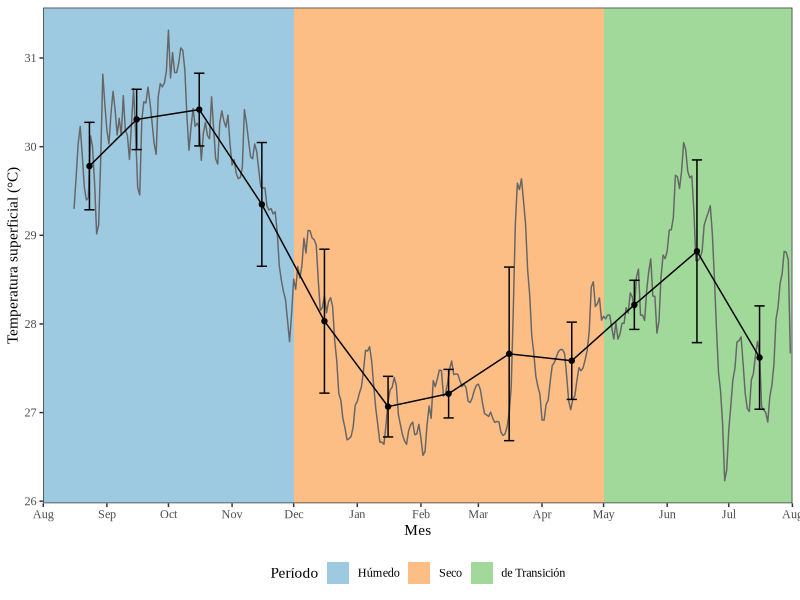
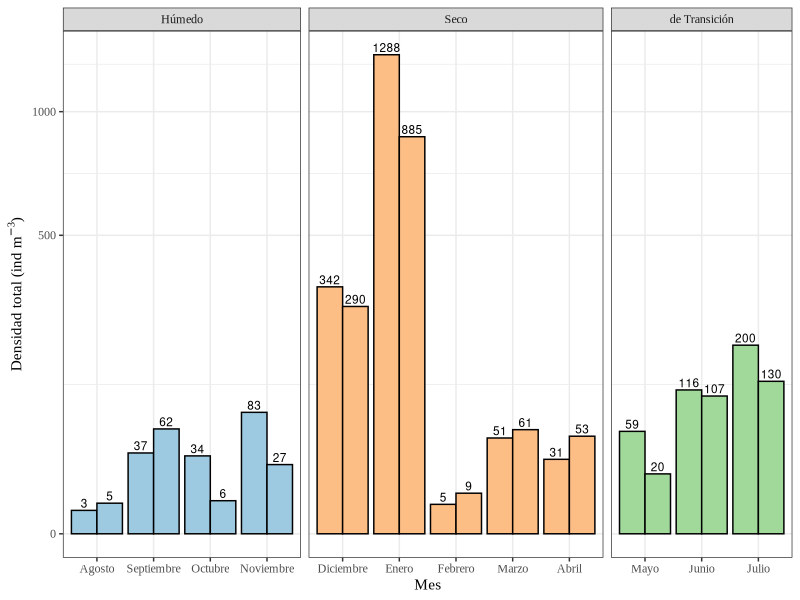
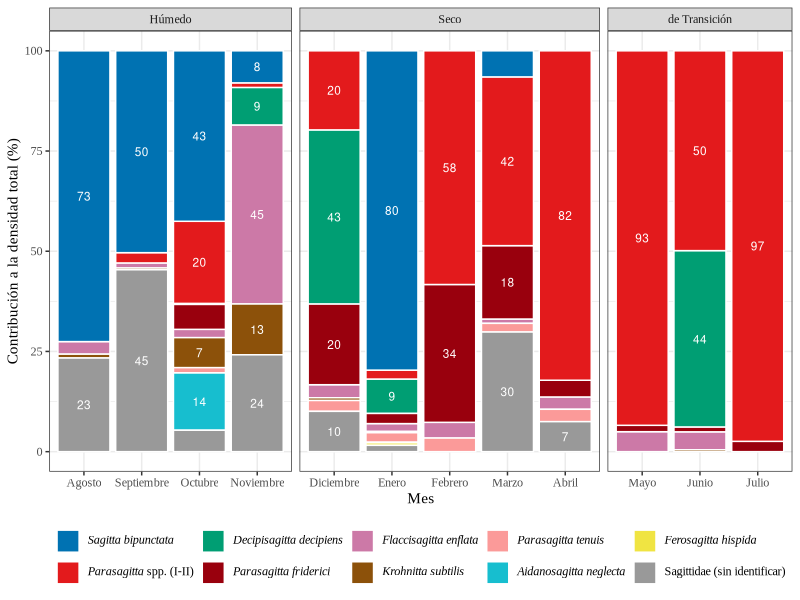
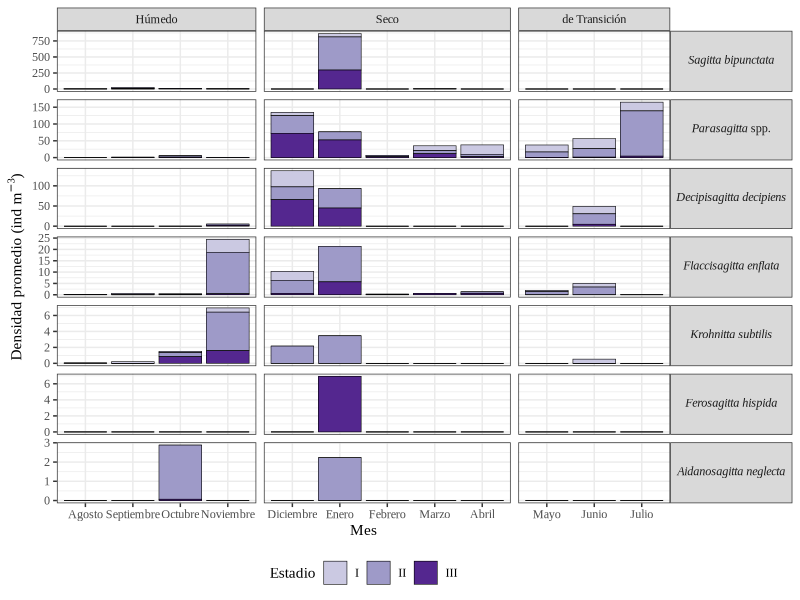
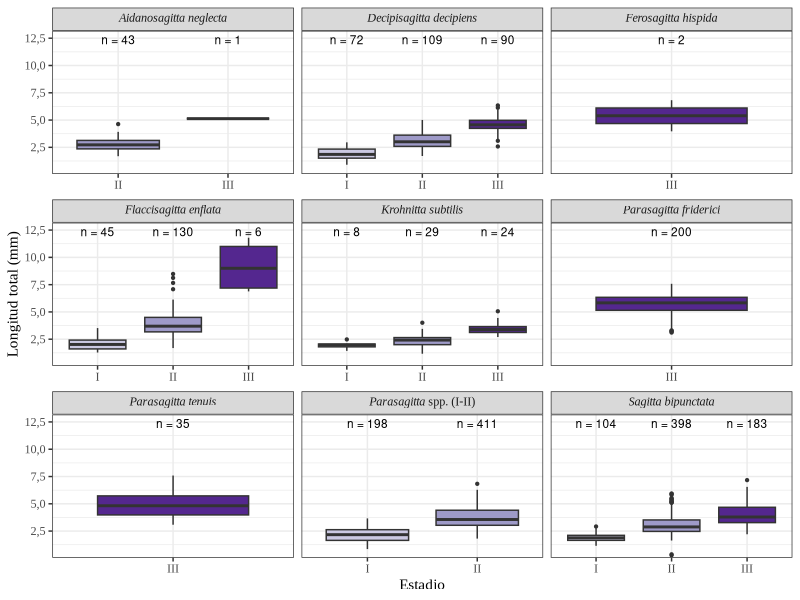

R code for these plots, in order:
## ---- chunk 1
#| label: tbl-variables
#| tbl-cap: "Variables utilizadas, su tipo y su unidad o categorías."
#| echo: false
library(knitr)
data.frame(
  Variable = c("Mes", "Arrastre", "Período climático", "Taxón", "Estadio de madurez",
               "Condición del individuo", "Volumen filtrado", "Conteo extrapolado",
               "Densidad", "Temperatura superficial", "Longitud total"),
  Tipo = c("Categórica", "Categórica", "Categórica", "Categórica", "Categórica",
           "Categórica", "Numérica", "Numérica", "Numérica", "Numérica", "Numérica"),
  `Unidad o categorías` = c("Agosto a julio", "1 y 2", "Húmedo, seco, de transición",
                            "Especie, género o familia", "I, II, III", "Intacto, roto",
                            "m³", "Número de individuos", "ind m⁻³", "°C", "mm"),
  check.names = FALSE) |>
  kable(align = "lll")
## ---- chunk 2
#| label: paquetes
library(tidyverse)   # manejo de datos y gráficos
library(readxl)      # leer archivos de Excel
library(lubridate)   # fechas
library(ggtext)      # cursivas

options(OutDec = ",")                              # coma como separador decimal
theme_set(theme_bw(base_family = "Times New Roman"))

meses <- c("Agosto", "Septiembre", "Octubre", "Noviembre", "Diciembre", "Enero",
           "Febrero", "Marzo", "Abril", "Mayo", "Junio", "Julio")
periodos <- c("Húmedo", "Seco", "de Transición")
colores_periodo <- c("Húmedo" = "#9ECAE1", "Seco" = "#FDBE85", "de Transición" = "#A1D99B")
colores_estadio <- c("I" = "#CBC9E2", "II" = "#9E9AC8", "III" = "#54278F")

# Nombres científicos en cursiva
cursiva <- function(x) {
  ifelse(str_starts(x, "Parasagitta spp"), str_replace(x, "Parasagitta", "*Parasagitta*"),
         ifelse(str_starts(x, "Sagittidae"), x, paste0("*", x, "*")))
}
## ---- chunk 3
#| label: limpieza
# Densidad: una fila por arrastre, taxón y estadio
densidad <- read_excel("Datos-Densidad.xlsx") |>
  rename(arrastre = Muestra, periodo = Periodo, volumen = `Volumen m3`,
         conteo = `Extrapolación`) |>
  mutate(mes = factor(Mes, levels = meses),
         periodo = factor(periodo, levels = periodos),
         estadio = na_if(as.character(Estadio), ""),
         id = paste(mes, arrastre),
         # nombre del taxón y nombre a nivel de género
         taxon = case_when(Especie == "Parasagitta spp." ~ "Parasagitta spp. (I-II)",
                           Especie == "Sagittidae" ~ "Sagittidae (sin identificar)",
                           TRUE ~ Especie),
         genero = if_else(str_starts(Especie, "Parasagitta"), "Parasagitta spp.", Especie))

# Una fila por arrastre (24 en total)
arrastres <- densidad |>
  distinct(id, mes, arrastre, periodo, volumen)

# Densidad total por arrastre (ind/m3)
dens_total <- densidad |>
  group_by(id) |>
  summarise(conteo = sum(conteo)) |>
  left_join(arrastres, by = "id") |>
  mutate(densidad = conteo / volumen)

# Densidad por estadio y taxón (solo individuos con estadio conocido);
# los taxones que no aparecen en un arrastre se completan con cero
dens_estadio <- densidad |>
  filter(!is.na(estadio)) |>
  group_by(id, genero, estadio) |>
  summarise(conteo = sum(conteo), .groups = "drop") |>
  complete(id = arrastres$id, genero, estadio, fill = list(conteo = 0)) |>
  left_join(arrastres, by = "id") |>
  mutate(densidad = conteo / volumen)

# Longitud de los individuos intactos
longitud <- read_excel("Datos-Table1.xlsx") |>
  rename(condicion = `Condición`, longitud = `Long total (mm)`) |>
  filter(condicion == "Intacto", Especie != "Sagittidae", !is.na(longitud)) |>
  mutate(estadio = factor(Estadio, levels = c("I", "II", "III")),
         taxon = if_else(Especie == "Parasagitta spp.", "Parasagitta spp. (I-II)", Especie))

# Temperatura: promedio diario, solo del período de muestreo (16 ago 2025 a 31 jul 2026)
temp_dia <- read_excel("Datos-Temperatura.xlsx") |>
  rename(temp = `Temperatura (°C)`) |>
  mutate(dia = as_date(Fecha)) |>
  filter(dia >= as.Date("2025-08-16"), dia <= as.Date("2026-07-31")) |>
  group_by(dia) |>
  summarise(temp = mean(temp))
## ---- chunk 4
#| label: funciones
#| echo: false
# Funciones auxiliares: tablas y números con coma decimal
tabla <- function(x, ...) kable(x, digits = 2, format.args = list(decimal.mark = ","), ...)
num <- function(x, d = 1) format(round(x, d), nsmall = d, decimal.mark = ",", trim = TRUE)
## ---- chunk 5
#| label: tbl-temp
#| tbl-cap: "Temperatura superficial (°C) por período climático: media y desviación estándar de las medias diarias, mínimo y máximo."
# Se asigna a cada día el período de su mes
temp_dia <- temp_dia |>
  mutate(mes = factor(c("Enero", "Febrero", "Marzo", "Abril", "Mayo", "Junio", "Julio", "Agosto",
                        "Septiembre", "Octubre", "Noviembre", "Diciembre")[month(dia)], levels = meses)) |>
  left_join(distinct(arrastres, mes, periodo), by = "mes")

temp_dia |>
  group_by(periodo) |>
  summarise(Días = n(), Media = mean(temp), DE = sd(temp), Mínimo = min(temp), Máximo = max(temp)) |>
  rename(Período = periodo) |>
  tabla()
## ---- chunk 6
#| label: temp-mes
#| echo: false
temp_mes <- temp_dia |> group_by(mes, periodo) |> summarise(media = mean(temp), de = sd(temp), fecha = median(dia), .groups = "drop")
tm <- temp_mes |> select(mes, media) |> deframe()                  # media mensual con nombre de mes
tp <- temp_dia |> group_by(periodo) |> summarise(media = mean(temp)) |> deframe()   # media por período
## ---- chunk 7
#| label: fig-temp
#| fig-cap: "Temperatura superficial: promedio diario (línea gris), media mensual con su desviación estándar (puntos negros) y períodos climáticos (colores de fondo)."
#| fig-width: 9
#| fig-height: 4
# Rectángulos de fondo con los períodos climáticos
fondo <- data.frame(periodo = periodos,
                    inicio = as.Date(c("2025-08-01", "2025-12-01", "2026-05-01")),
                    fin = as.Date(c("2025-12-01", "2026-05-01", "2026-08-01")))

ggplot() +
  geom_rect(data = fondo, aes(xmin = inicio, xmax = fin, ymin = -Inf, ymax = Inf, fill = periodo)) +
  geom_line(data = temp_dia, aes(dia, temp), colour = "grey40") +
  geom_errorbar(data = temp_mes, aes(fecha, ymin = media - de, ymax = media + de), width = 5) +
  geom_line(data = temp_mes, aes(fecha, media)) +
  geom_point(data = temp_mes, aes(fecha, media)) +
  scale_fill_manual(values = colores_periodo, breaks = periodos, name = "Período") +
  scale_x_date(date_breaks = "1 month", date_labels = "%b", expand = c(0, 0)) +
  labs(x = "Mes", y = "Temperatura superficial (°C)") +
  theme(legend.position = "bottom")
## ---- chunk 8
#| label: tbl-dens-mes
#| tbl-cap: "Densidad total de quetognatos (ind m⁻³) en cada arrastre y promedio mensual."
dens_total |>
  select(mes, periodo, arrastre, densidad) |>
  pivot_wider(names_from = arrastre, values_from = densidad, names_prefix = "Arrastre ") |>
  mutate(Promedio = (`Arrastre 1` + `Arrastre 2`) / 2) |>
  arrange(mes) |>
  rename(Mes = mes, Período = periodo) |>
  tabla()
## ---- chunk 9
#| label: tbl-dens-per
#| tbl-cap: "Densidad total de quetognatos (ind m⁻³) por período climático (n = número de arrastres)."
dens_total |>
  group_by(periodo) |>
  summarise(n = n(), Media = mean(densidad), DE = sd(densidad), Mediana = median(densidad),
            Mínimo = min(densidad), Máximo = max(densidad)) |>
  rename(Período = periodo) |>
  tabla()
## ---- chunk 10
#| label: dens-texto
#| echo: false
dm <- dens_total |> group_by(mes) |> summarise(d = mean(densidad)) |> deframe()       # promedio por mes
dp <- dens_total |> group_by(periodo) |> summarise(d = mean(densidad)) |> deframe()   # promedio por período
## ---- chunk 11
#| label: fig-dens
#| fig-cap: "Densidad total de quetognatos por mes. En cada mes, la barra izquierda es el arrastre 1 y la derecha el arrastre 2. Eje y en escala de raíz cuadrada."
#| fig-width: 10
#| fig-height: 4.5
ggplot(dens_total, aes(mes, densidad, fill = periodo, group = arrastre)) +
  geom_col(position = "dodge", colour = "black") +
  geom_text(aes(label = round(densidad)), position = position_dodge(width = 0.9), vjust = -0.3, size = 3) +
  facet_grid(~ periodo, scales = "free_x", space = "free_x") +
  scale_y_sqrt() +
  scale_fill_manual(values = colores_periodo) +
  guides(fill = "none") +
  labs(x = "Mes", y = expression("Densidad total (ind m"^-3*")"))
## ---- chunk 12
#| label: tbl-comp
#| tbl-cap: "Densidad media (ind m⁻³; 24 arrastres) y contribución porcentual de cada taxón a la densidad total."
composicion_total <- densidad |>
  group_by(id, taxon) |>
  summarise(dens = sum(conteo / volumen), .groups = "drop") |>
  complete(id = arrastres$id, taxon, fill = list(dens = 0)) |>
  group_by(taxon) |>
  summarise(`Densidad media` = mean(dens), DE = sd(dens)) |>
  mutate(`Contribución (%)` = 100 * `Densidad media` / sum(`Densidad media`)) |>
  arrange(desc(`Densidad media`))

composicion_total |>
  mutate(Taxón = cursiva(taxon)) |>
  select(Taxón, `Densidad media`, DE, `Contribución (%)`) |>
  tabla()
## ---- chunk 13
#| label: comp-texto
#| echo: false
ct <- composicion_total
## ---- chunk 14
#| label: fig-comp
#| fig-cap: "Contribución porcentual de cada taxón a la densidad total de cada mes (suma de los dos arrastres). Se muestran los aportes de 7 % o más."
#| fig-width: 10.5
#| fig-height: 5.6
colores_taxon <- c("Sagitta bipunctata" = "#0072B2", "Parasagitta spp. (I-II)" = "#E31A1C",
                   "Decipisagitta decipiens" = "#009E73", "Parasagitta friderici" = "#99000D",
                   "Flaccisagitta enflata" = "#CC79A7", "Krohnitta subtilis" = "#8C510A",
                   "Parasagitta tenuis" = "#FB9A99", "Aidanosagitta neglecta" = "#17BECF",
                   "Ferosagitta hispida" = "#F0E442", "Sagittidae (sin identificar)" = "#999999")

porcentaje_mes <- densidad |>
  group_by(mes, periodo, taxon) |>
  summarise(dens = sum(conteo / volumen), .groups = "drop") |>
  group_by(mes) |>
  mutate(porcentaje = 100 * dens / sum(dens)) |>
  ungroup() |>
  mutate(taxon = factor(taxon, levels = names(colores_taxon)),
         etiqueta = ifelse(porcentaje >= 7, round(porcentaje), ""))   # solo se rotulan aportes >= 7 %

ggplot(porcentaje_mes, aes(mes, porcentaje, fill = taxon)) +
  geom_col(colour = "white") +
  geom_text(aes(label = etiqueta), position = position_stack(vjust = 0.5), colour = "white", size = 3) +
  facet_grid(~ periodo, scales = "free_x", space = "free_x") +
  scale_fill_manual(values = colores_taxon, labels = cursiva, name = NULL) +
  labs(x = "Mes", y = "Contribución a la densidad total (%)") +
  theme(legend.position = "bottom", legend.text = element_markdown())
## ---- chunk 15
#| label: tbl-est-per
#| tbl-cap: "Densidad media (ind m⁻³) y porcentaje de cada estadio por período, sumando todos los individuos con estadio conocido."
dens_estadio |>
  group_by(id, periodo, estadio) |>
  summarise(densidad = sum(densidad), .groups = "drop") |>
  group_by(periodo, estadio) |>
  summarise(media = mean(densidad), .groups = "drop") |>
  group_by(periodo) |>
  mutate(porcentaje = 100 * media / sum(media)) |>
  ungroup() |>
  mutate(valor = paste0(num(media), " (", num(porcentaje, 0), " %)")) |>
  select(Período = periodo, estadio, valor) |>
  pivot_wider(names_from = estadio, values_from = valor, names_prefix = "Estadio ") |>
  kable(align = "lrrr")
## ---- chunk 16
#| label: tbl-est-tax
#| tbl-cap: "Densidad media anual (ind m⁻³; 24 arrastres) por estadio y taxón."
dens_estadio |>
  filter(genero != "Sagittidae") |>       # la tabla es por taxón: se excluye la familia sin identificar
  group_by(genero, estadio) |>
  summarise(media = mean(densidad), .groups = "drop") |>
  pivot_wider(names_from = estadio, values_from = media, names_prefix = "Estadio ") |>
  mutate(Total = `Estadio I` + `Estadio II` + `Estadio III`, Taxón = cursiva(genero)) |>
  arrange(desc(Total)) |>
  select(Taxón, starts_with("Estadio"), Total) |>
  tabla()
## ---- chunk 17
#| label: est-texto
#| echo: false
est <- dens_estadio |> group_by(id, periodo, estadio) |> summarise(d = sum(densidad), .groups = "drop") |>
  group_by(periodo, estadio) |> summarise(m = mean(d), .groups = "drop") |> group_by(periodo) |> mutate(p = 100 * m / sum(m))
e3 <- filter(est, estadio == "III")
## ---- chunk 18
#| label: fig-est
#| fig-cap: "Densidad promedio de los dos arrastres por estadio, taxón y mes. El eje y es diferente en cada taxón."
#| fig-width: 10
#| fig-height: 11
dens_estadio |>
  filter(genero != "Sagittidae") |>
  group_by(genero, estadio, mes, periodo) |>
  summarise(densidad = mean(densidad), .groups = "drop") |>
  mutate(genero = fct_reorder(cursiva(genero), densidad, .fun = sum, .desc = TRUE)) |>
  ggplot(aes(mes, densidad, fill = estadio)) +
  geom_col(colour = "black", linewidth = 0.2) +
  facet_grid(genero ~ periodo, scales = "free", space = "free_x") +
  scale_fill_manual(values = colores_estadio, name = "Estadio") +
  labs(x = "Mes", y = expression("Densidad promedio (ind m"^-3*")")) +
  theme(legend.position = "bottom", strip.text.y = element_markdown(angle = 0))
## ---- chunk 19
#| label: tbl-long
#| tbl-cap: "Longitud total (mm) de los individuos intactos por taxón (todos los estadios), ordenados por la mediana."
longitud |>
  group_by(taxon) |>
  summarise(n = n(), Media = mean(longitud), DE = sd(longitud), Mediana = median(longitud),
            Mínimo = min(longitud), Máximo = max(longitud)) |>
  arrange(desc(Mediana)) |>
  mutate(Taxón = cursiva(taxon)) |>
  select(Taxón, everything(), -taxon) |>
  tabla()
## ---- chunk 20
#| label: long-texto
#| echo: false
lt <- longitud |> group_by(taxon) |> summarise(n = n(), mediana = median(longitud)) |> filter(n >= 10) |> arrange(desc(mediana))
## ---- chunk 21
#| label: fig-long
#| fig-cap: "Longitud total por estadio de madurez y taxón (individuos intactos). El número sobre cada caja es la cantidad de individuos."
#| fig-width: 9
#| fig-height: 7
n_est <- longitud |> count(taxon, estadio)

longitud |>
  mutate(taxon = cursiva(taxon)) |>
  ggplot(aes(estadio, longitud, fill = estadio)) +
  geom_boxplot(outlier.size = 0.8) +
  geom_text(data = mutate(n_est, taxon = cursiva(taxon)),
            aes(x = estadio, y = Inf, label = paste0("n = ", n)), vjust = 1.5, size = 3, inherit.aes = FALSE) +
  facet_wrap(~ taxon, scales = "free_x", ncol = 3) +
  scale_fill_manual(values = colores_estadio) +
  scale_y_continuous(expand = expansion(mult = c(0.02, 0.12))) +
  guides(fill = "none") +
  theme(strip.text = element_markdown()) +
  labs(x = "Estadio", y = "Longitud total (mm)")
